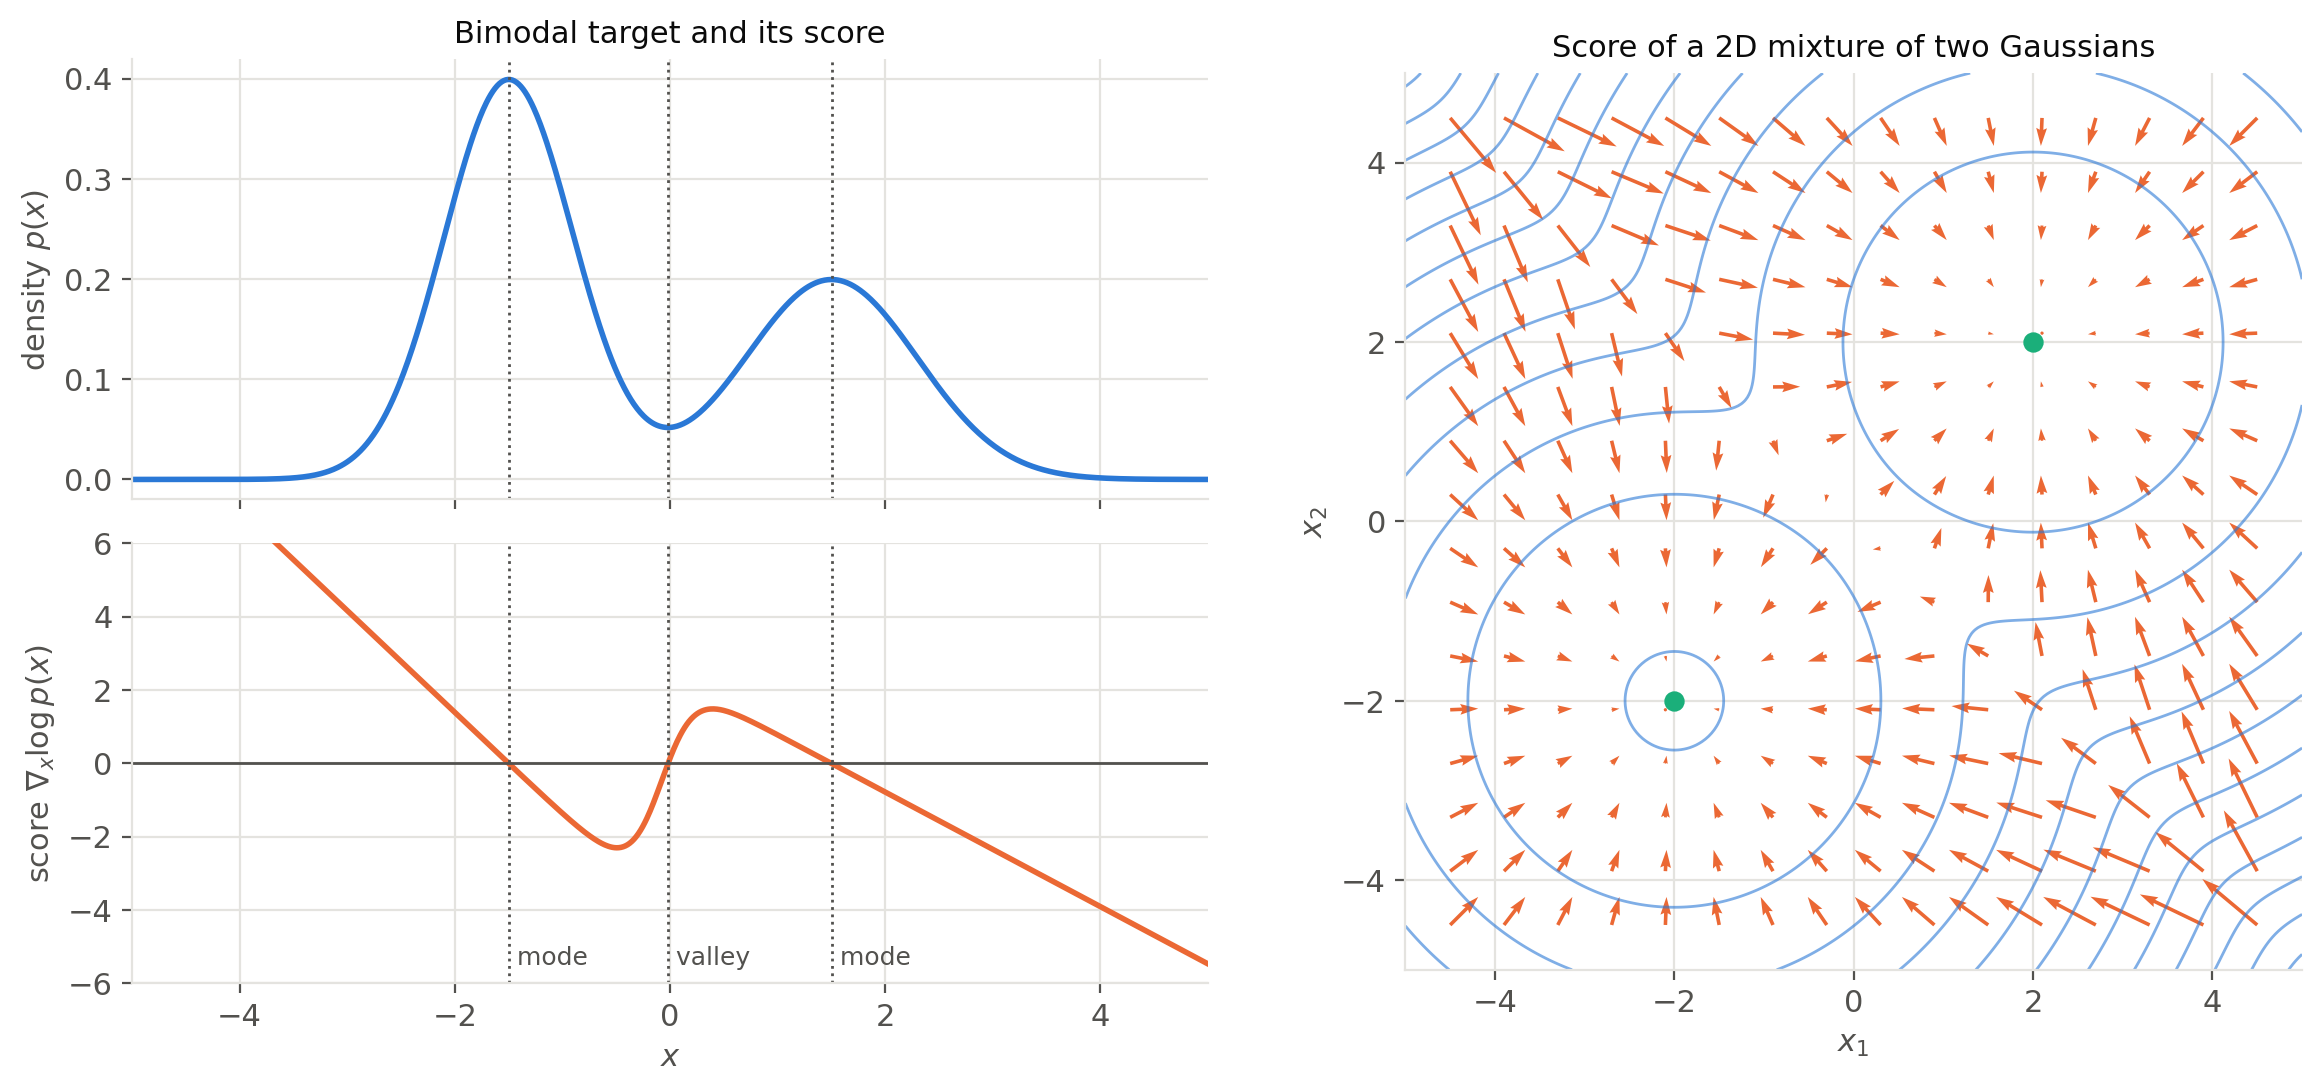

Recreate this plot in Python.
"""Score of a 1D and a 2D mixture of two Gaussians (HMC chapter).

Left: the bimodal target of the Monte Carlo chapter (top) and its score d/dx log p(x) (bottom).
Right: a 2D mixture of two isotropic Gaussians, with the density as contours and the score as a vector field.
Inspired by the figure of Yang Song's blog post <https://yang-song.net/blog/2021/score/>.

Same 1D bimodal target as `rejection-sampling.py`; the 2D mixture is reused in `langevin.py`.
Run from anywhere: `python src/img/score.py` writes `score.png` next to this file.
"""

from pathlib import Path

import matplotlib.pyplot as plt
import numpy as np


def gaussian(x, mu, s):
    return np.exp(-((x - mu) ** 2) / (2 * s**2)) / np.sqrt(2 * np.pi * s**2)


# 1D target: (weight, mean, std) of each component
COMPONENTS_1D = [(0.6, -1.5, 0.6), (0.4, 1.5, 0.8)]
# 2D target: (weight, mean, std) of each isotropic component
COMPONENTS_2D = [(0.6, np.array([-2.0, -2.0]), 1.0), (0.4, np.array([2.0, 2.0]), 1.0)]


def p_1d(x):
    return sum(w * gaussian(x, mu, s) for w, mu, s in COMPONENTS_1D)


def score_1d(x):
    """d/dx log p(x) = sum_k r_k(x) * (-(x - mu_k) / s_k^2), with the responsibilities r_k(x)."""
    return sum(w * gaussian(x, mu, s) * (-(x - mu) / s**2) for w, mu, s in COMPONENTS_1D) / p_1d(x)


def p_2d(x):
    """Density of the 2D mixture, x of shape (..., 2)."""
    return sum(w * np.exp(-np.sum((x - mu) ** 2, axis=-1) / (2 * s**2)) / (2 * np.pi * s**2)
               for w, mu, s in COMPONENTS_2D)


def score_2d(x):
    weighted = [w * np.exp(-np.sum((x - mu) ** 2, axis=-1) / (2 * s**2)) / (2 * np.pi * s**2)
                for w, mu, s in COMPONENTS_2D]
    return sum(r[..., None] * (-(x - mu) / s**2) for r, (_, mu, s) in zip(weighted, COMPONENTS_2D)) \
        / sum(weighted)[..., None]


if __name__ == "__main__":
    # Palette: categorical slots 1-3 of the dataviz reference palette, plus text/grid tokens
    TARGET, SCORE, MODE = "#2a78d6", "#eb6834", "#1baf7a"
    TEXT, MUTED, GRID = "#0b0b0b", "#52514e", "#e4e3df"

    plt.rcParams.update({
        "font.size": 11,
        "text.color": TEXT,
        "axes.labelcolor": MUTED,
        "xtick.color": MUTED,
        "ytick.color": MUTED,
        "axes.edgecolor": GRID,
    })

    fig = plt.figure(figsize=(14, 6))
    outer = fig.add_gridspec(1, 2, width_ratios=[1.2, 1], wspace=0.2)
    left = outer[0].subgridspec(2, 1, hspace=0.1)
    ax_p = fig.add_subplot(left[0])
    ax_s = fig.add_subplot(left[1], sharex=ax_p)
    ax_2d = fig.add_subplot(outer[1])

    # Left: 1D density and score
    x = np.linspace(-5, 5, 1000)
    score = score_1d(x)
    ax_p.plot(x, p_1d(x), color=TARGET, lw=2)
    ax_p.set_ylabel("density $p(x)$")
    ax_p.set_title("Bimodal target and its score", color=TEXT, fontsize=11)
    ax_p.tick_params(labelbottom=False)
    ax_s.plot(x, score, color=SCORE, lw=2)
    ax_s.axhline(0, color=MUTED, lw=1)
    ax_s.set_ylim(-6, 6)
    ax_s.set_xlim(-5, 5)
    ax_s.set_xlabel("$x$")
    ax_s.set_ylabel("score $\\nabla_x \\log p(x)$")
    # Zeros of the score: the two modes and the bottom of the valley
    zeros = x[1:][np.sign(score[1:]) != np.sign(score[:-1])]
    for z in zeros:
        for ax in (ax_p, ax_s):
            ax.axvline(z, color=MUTED, lw=1, ls=":")
    ax_s.text(zeros[0], -5.5, " mode", color=MUTED, fontsize=9)
    ax_s.text(zeros[1], -5.5, " valley", color=MUTED, fontsize=9)
    ax_s.text(zeros[2], -5.5, " mode", color=MUTED, fontsize=9)

    # Right: 2D density as contours, score as a vector field
    g = np.linspace(-5, 5, 300)
    X1, X2 = np.meshgrid(g, g)
    grid = np.stack([X1, X2], axis=-1)
    ax_2d.contour(X1, X2, np.log(p_2d(grid)), levels=12, colors=TARGET, linewidths=1, linestyles="solid", alpha=0.6)
    q = np.linspace(-4.5, 4.5, 16)
    Q1, Q2 = np.meshgrid(q, q)
    arrows = score_2d(np.stack([Q1, Q2], axis=-1))
    ax_2d.quiver(Q1, Q2, arrows[..., 0], arrows[..., 1], color=SCORE, angles="xy", scale_units="xy", scale=8,
                 width=0.004)
    for _, mu, _ in COMPONENTS_2D:
        ax_2d.scatter(*mu, color=MODE, s=40, zorder=3)
    ax_2d.set_xlim(-5, 5)
    ax_2d.set_ylim(-5, 5)
    ax_2d.set_aspect("equal")
    ax_2d.set_xlabel("$x_1$")
    ax_2d.set_ylabel("$x_2$")
    ax_2d.set_title("Score of a 2D mixture of two Gaussians", color=TEXT, fontsize=11)

    for ax in (ax_p, ax_s, ax_2d):
        ax.grid(color=GRID, lw=0.8)
        ax.set_axisbelow(True)
        for side in ["top", "right"]:
            ax.spines[side].set_visible(False)

    fig.savefig(Path(__file__).with_suffix(".png"), dpi=200, bbox_inches="tight", facecolor="white")
